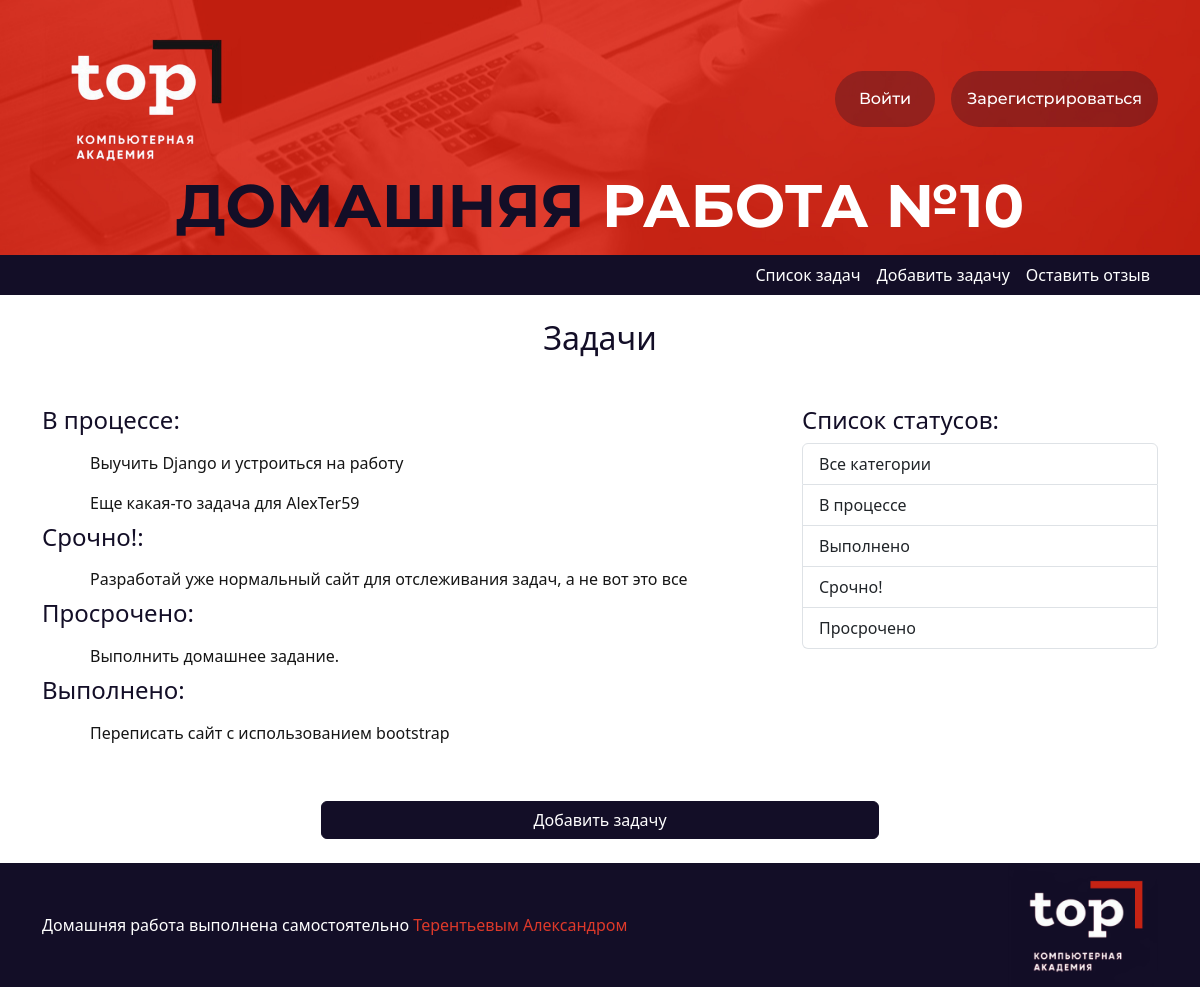
Before: / with the older database file.
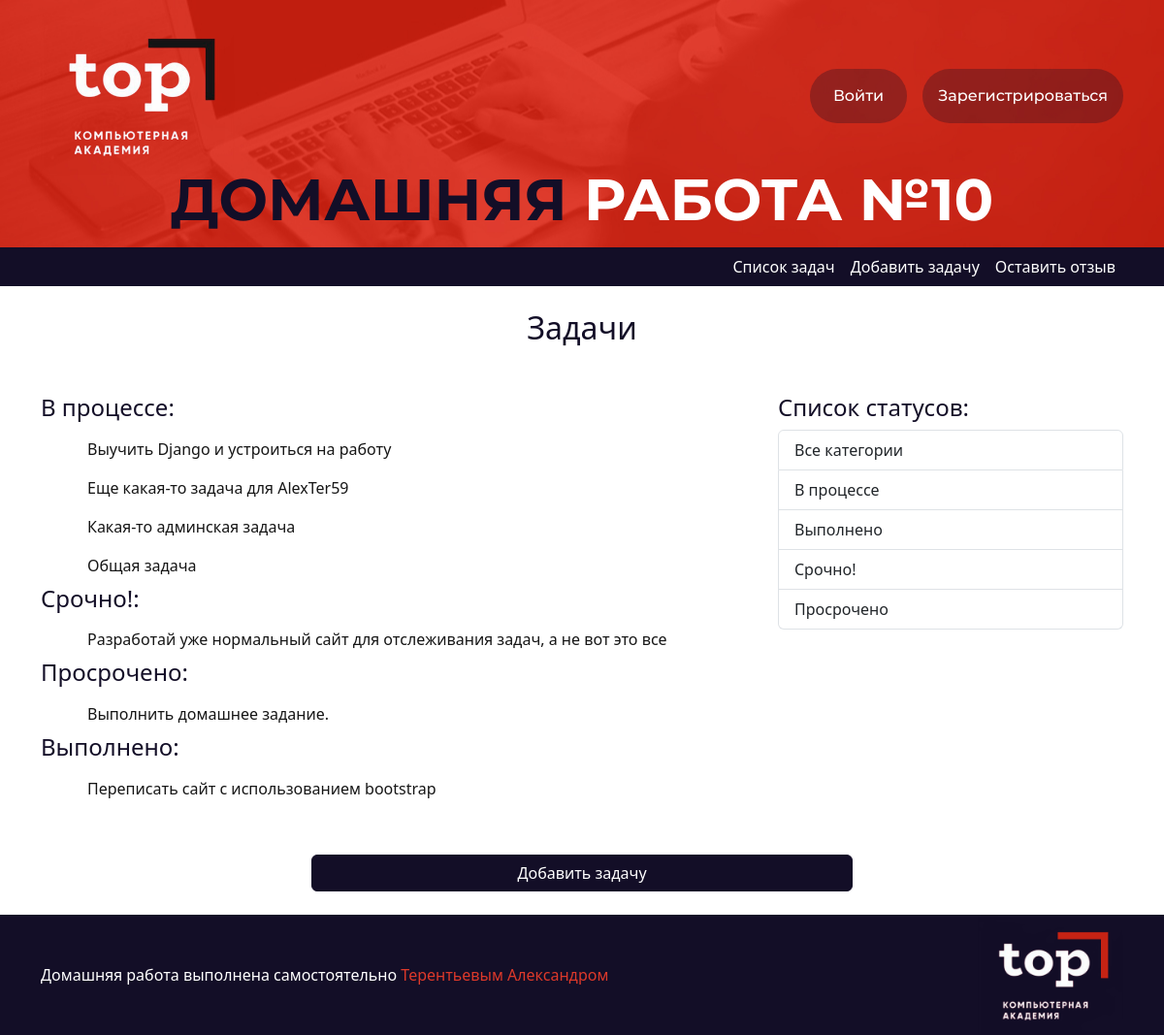
After: the same page with the newer database file.
### core/models.py (models this page shows, shortened)
class TaskStatus(models.Model):
    status = models.CharField(max_length=128, verbose_name='Статус задачи')
    class Meta:
        verbose_name = 'Статус задачи'
        verbose_name_plural = 'Статусы задач'

class Task(models.Model):
    status = models.ForeignKey(TaskStatus,
                               blank=True,
                               null=True,
                               on_delete=models.SET_NULL,
                               related_name='tasks_status',
                               verbose_name='Статус задачи')
    task = models.TextField(max_length=1024, verbose_name='Задача')
    created_at = models.DateTimeField(auto_now_add=True)
    updated_at = models.DateTimeField(auto_now=True)
    profile_from = models.ForeignKey(Profile,
                                     related_name='tasks_from',
                                     on_delete=models.CASCADE
                                     )
    class Meta:
        verbose_name = 'Задача'
        verbose_name_plural = 'Задачи'

### core/views.py (the view)
# urls.py: path('', main, name='tasks'),
def main(request):
    all_tasks = Task.objects.all()
    all_status = TaskStatus.objects.all()
    status_tasks_dict = {}
    active_status_obj = None
    active_status_id = request.GET.get('status')
    if active_status_id:
        active_status_obj = TaskStatus.objects.get(id=active_status_id)
        all_tasks = active_status_obj.tasks_status.all()
    if request.user.is_authenticated:
        profile = request.user.profile
        all_tasks = Task.objects.filter(id__in=profile.executor_profile.values_list('task', flat=True))
    for task in all_tasks:
        status_tasks_dict.setdefault(task.status, []).append(task)
    return render(request, 'task_list.html',
                  {
                      'status_task_dict': status_tasks_dict,
                      'active_status': active_status_obj,
                      'all_statuses': all_status
                  })

### templates/task_list.html
{% extends 'base.html' %}
{% block content %}
<div class="container">
    <h2 class="text-center mb-4">Задачи</h2>
    <div class="row my-5">
        <div class="form_container col-md-8">
            <div class="tasks_container">
                {% if status_task_dict %}
                    {% for status, task_list in status_task_dict.items %}
                        <h4>{{status.status}}:</h4>
                        {% for task in task_list %}
                            <ul class="list-group list-group-flush">
                                <li class="list-group-item px-5">
                                    <a href="{% url 'task_detail' task.id %}">{{task.task}}</a>
                                </li>
                            </ul>
                        {% endfor %}
                    {% endfor %}
                {% else %}
                    <h4>На текущий момент задач нет!</h4>
                {% endif %}
            </div>
        </div>
        <div class="col-md-4">
            <div class="statuses_container">
                <h4>Список статусов:</h4>
                <div class="list-group">
                    <a href="{% url 'tasks' %}" class="list-group-item list-group-item-action">Все категории</a>
                    {% if all_statuses %}
                        {% for status in all_statuses %}
                            {% if status.id == active_status.id %}
                                <a href="?status={{ status.id }}" class="list-group-item list-group-item-action active" aria-current="true">
                                    {{ status.status }}
                                </a>
                            {% else %}
                                <a href="?status={{ status.id }}" class="list-group-item list-group-item-action">
                                    {{ status.status }}
                                </a>
                            {% endif %}
                        {% endfor %}
                    {% else %}
                        <h5>На текущий момент задач нет!</h5>
                    {% endif %}
                </div>
            </div>
        </div>
    </div>
    <div class="d-grid mt-3 col-6 mx-auto">
        <a href="{% url 'add_task' %}" class="btn btn-primary">Добавить задачу</a>
    </div>
</div>
{% endblock content %}

### templates/base.html (shortened to what this page needs)
{% load static %}
<!DOCTYPE html>
<html lang="ru">
<head>
    <link href="https://cdn.jsdelivr.net/npm/bootstrap@5.3.3/dist/css/bootstrap.min.css" rel="stylesheet"
>
    <link rel="stylesheet" href="{% static 'css/base.css' %}">
</head>
<body>
<header class="header_box p-3">
    <div class="container">
        <div class="d-flex justify-content-between flex-row align-items-center">
            <a href="{% url 'tasks' %}"><img src="{% static 'img/Logo_white.png' %}" alt="#" width="200px" class=></a>
            {% if request.user.is_authenticated %}
                <div class="dropdown">
                    <button class="header_btn header_btn_text p-3 d-flex flex-row align-items-center justify-content-center"
                            type="button" id="dropdownMenuButton1" data-bs-toggle="dropdown" aria-expanded="false">
                        {{ request.user.profile.name }} {{ request.user.profile.surname }}
                    </button>
                    <ul class="dropdown-menu">
                        <li><a class="dropdown-item" href="{% url 'logout' %}">Выход</a></li>
                    </ul>
                </div>
            {% else %}
            <div class="header_btn_container d-flex gap-3">
                <div class="header_btn d-flex flex-row align-items-center justify-content-center">
                    <a href="{% url 'login' %}"><p class="header_btn_text mb-0 p-3">Войти</p></a>
                </div>
                <div class="header_btn d-flex flex-row align-items-center justify-content-center">
                    <a href="{% url 'register' %}"><p class="header_btn_text mb-0 p-3">Зарегистрироваться</p></a>
                </div>
            </div>
            {% endif %}
        </div>
        <div class="d-flex justify-content-center flex-row align-items-center">
            <div class="title_container">
                <h1 class="header_title"><span>Домашняя</span> Работа №10</h1>
            </div>
        </div>
    </div>
</header>
<nav class="d-flex">
    <div class="container">
        <ul class="nav col-12 col-lg-auto me-lg-auto mb-2 justify-content-end mb-md-0">
            <li><a href="{% url 'tasks' %}" class="nav-link px-2">Список задач</a></li>
            <li><a href="{% url 'add_task' %}" class="nav-link px-2">Добавить задачу</a></li>
            <li><a href="{% url 'add_feedback' %}" class="nav-link px-2">Оставить отзыв</a></li>
        </ul>
    </div>
</nav>
<main class="d-flex align-items-center py-4">
    {% block content %}
    {% endblock content %}
</main>
<footer>
    <div class="container">
        <div class="d-flex flex-wrap justify-content-between align-items-center">
            <p class="footer_text mb-0">
                Домашняя работа выполнена самостоятельно <span>Терентьевым Александром</span>
            </p>
            <div class="logo_container">
                <img class="logo_red" src="{% static 'img/Logo_red.png' %}" alt="Logo" width="150px">
            </div>
        </div>
    </div>
</footer>
</body>
</html>

### static/css/base.css (style rules this page uses)
:root { --bg_transparent: #00000000; --content_width: 1000px; --light_text: white; --dark_text: #161616; --dark_blue: #130e27; --font_header_title: "Montserrat Bold"; --font_header_text: "Montserrat Medium"; --font_text: "PTSerif Regular"; --red: #dd392a; --bg_main_color: #efefef; }
* { margin: 0; padding: 0; box-sizing: border-box; color: var(--dark_text); }
h1, h2, h3, h4, h5 { color: var(--dark_blue); }
html, body { height: 100%; }
body { display: flex; flex-direction: column; }
main { flex: 1 0 auto; }
a { text-decoration: none; color: var(--red); }
.header_box { background-color: var(--red); background-image: url(/static/img/bg_header.jpg); background-repeat: no-repeat; background-position: center; background-size: cover; }
.header_btn { height: 100%; min-width: 100px; gap: 10px; border-radius: 50px; background-color: rgba(19, 14, 38, 0.3); transition: 0.2s; }
.header_btn_text { font-family: var(--font_header_text); font-size: 16px; color: var(--light_text); }
.header_title { font-family: var(--font_header_title); font-size: 60px; line-height: 50px; text-transform: uppercase; color: var(--light_text); }
.header_title span { color: var(--dark_blue); font-family: var(--font_header_title); }
nav, footer { background-color: var(--dark_blue); }
.nav-link { color: var(--light_text); }
.list-group-flush a { color: var(--dark_text); }
.btn-primary { background-color: var(--dark_blue); border-color: var(--dark_blue); }
.footer_text { color: var(--light_text); }
.footer_text span { color: var(--red); }

Changed rows visible on the page:
added Task: task "Какая-то админская задача", shown under TaskStatus "В процессе"
added Task: task "Общая задача", shown under TaskStatus "В процессе"
